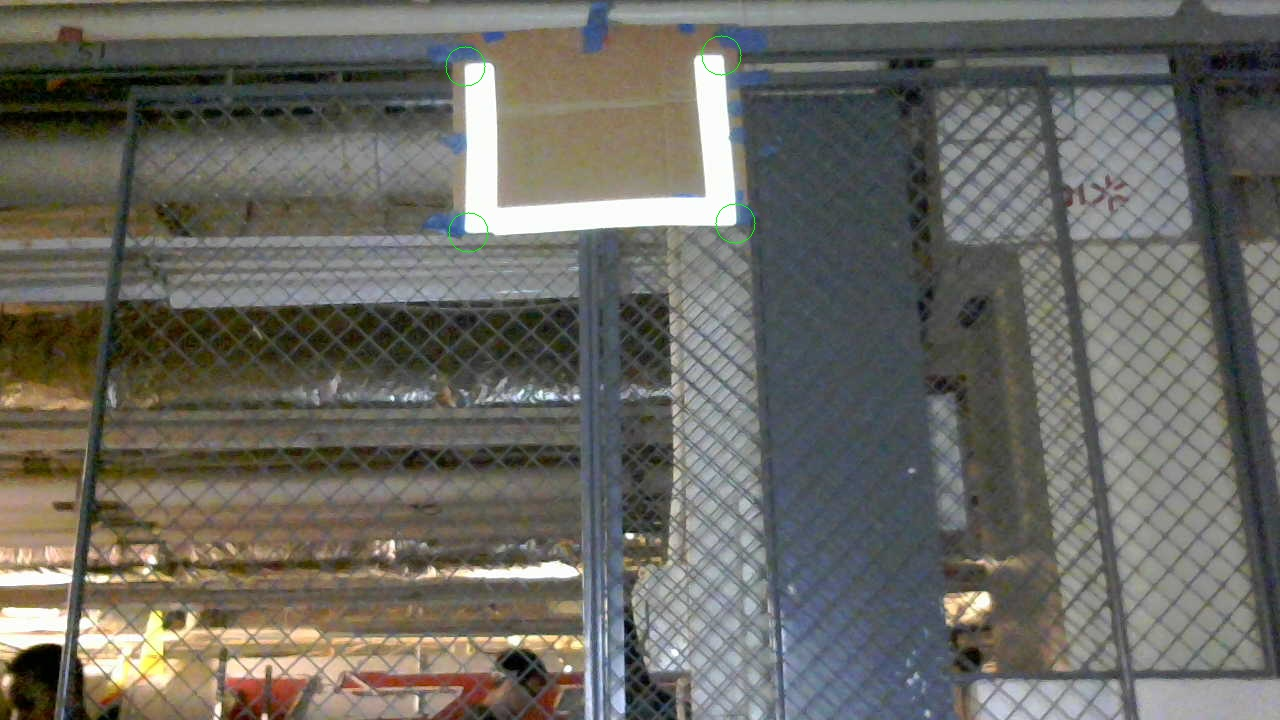
#> input picture PyScripts/Pics/hello.jpg, 1280 x 720 px; its folder holds only this picture in this run
$ python -i getData.py   (imports and definitions only)
#> lines starting #> are read from the running program, lines starting #| are printed output that depends on the picture; after the words box and inside, x2 and y2 are one past the last pixel; in counts of white or black regions, pixels touching at a corner belong together
# getData.py

import numpy as np
import cv2
import glob, os

# Give the name of the folder where the pics are
DATA_FOLDER = "../graphics/directAtWall"

LOW_WHITE = np.array([0,0,250])
HIGH_WHITE = np.array([0,0,255])

KNOWN_DISTANCE = 0.5

# getFileNames : String -> Listof Strings
def getFileNames(DATA_FOLDER):
    cwd = os.getcwd()
    os.chdir(DATA_FOLDER)
    files = []
    for file in glob.glob("*.png"):
        files.append(DATA_FOLDER+"/"+file.lower())
    os.chdir(cwd)
    return files

# readImage : String -> Scaled Color Image
def readImage(filename):

    img = cv2.imread(filename)

    max_scaled_width = 800
    max_scaled_height = 800

    scale = min(max_scaled_width / len(img[0]) , max_scaled_height / len(img))
    return cv2.resize(img, (round(len(img[0]) * scale),round(len(img) * scale)))

# bit_color : BGR image, HSV colors -> Binary Image
def bit_color(image, color_low, color_high) :
    hsv = cv2.cvtColor (image, cv2.COLOR_BGR2HSV)
    mask = cv2.inRange (hsv, color_low, color_high)
    #ret,thresh = cv2.threshold(mask,0,255,0)
    return (mask)

# getLargestContour : Binary Image -> Numpy Array of Points
def getLargestContour(binImage):
    # Depending on your version of opencv and python, findContours either returns
    # (im, contours, hierarchy), or just (contours, hierarchy)
    # in both cases, contours is second to last.
    contours_tuple = cv2.findContours(binImage,cv2.RETR_TREE,cv2.CHAIN_APPROX_SIMPLE)
    contours = contours_tuple[-2] # get second to last item
    contours = max(contours, key=cv2.contourArea)
    return contours

# Squeezed NumpyArray -> NumpyArray
def order_points(pts):

    rect = np.zeros((4, 2), dtype = "float32")

    # the top-left point will have the smallest sum, whereas
    # the bottom-right point will have the largest sum
    s = pts.sum(axis = 1)
    rect[0] = pts[np.argmin(s)]
    rect[2] = pts[np.argmax(s)]

    pts = np.delete(pts, [np.argmin(s), np.argmax(s)], 0)

    # now, compute the difference between the points, the
    # top-right point will have the smallest difference,
    # whereas the bottom-left will have the largest difference
    diff = np.diff(pts, axis = 1)
    rect[1] = pts[np.argmin(diff)]
    rect[3] = pts[np.argmax(diff)]

    # return the ordered coordinates
    return rect

# getCorners : Binary Image (mask) -> Four points(corners) in order
#                                    (TopLeft, TopRight, BottomRight, BottomLeft)
def getCorners(binImage):
    contour = getLargestContour(binImage)
    convexHull = cv2.convexHull(contour)
    tolerance = 1
    i = 0
    while True:
        corners = cv2.approxPolyDP(convexHull, tolerance, True)
        if len(corners) > 4:
            tolerance += 1
        elif tolerance > 1 and len(corners) < 4:
            tolerance -= 1
        elif len(corners) == 4:
            return order_points(np.squeeze(corners))
        if i > 10:
            raise
            return(np.squeeze(np.array([[0,0],[0,0],[0,0],[0,0]])))
        i += 1

# getAvgHeightandWidth : BinaryImage -> (avgHeight, avgWidth)
def getAvgHeightandWidth(image):

    tl, tr, br, bl = getCorners(image)

    left_height = bl[1] - tl[1]
    right_height = br[1] - tr[1]

    bottom_width = br[0] - bl[0]
    top_width    = tr[0] - tl[0]

    center = ((tl[0] + tr[0] + bl[0] + br[0])/4,(tl[1] + tr[1] + bl[1] + br[1])/4)

    height = (left_height + right_height) / 2
    width = (top_width + bottom_width) / 2

    return height,width,center

# makePortrait : Image -> Image
# rotates the image to the right 90 degrees
# to put it in portrait view
def makePortrait(img):
    height = len(img)
    width = len(img[0])
    if width > height:
        return cv2.transpose(img)
    else:
        return img

def getDataFor(filename):
    img = makePortrait(readImage(filename))
#> in readImage, img is the input picture: shape (720, 1280, 3); mean B, G, R 98.1, 104.9, 106.2
#> in readImage, `scale = min(max_scaled_width / len(img[0]) , max_scaled_height / len(i..`: scale = 0.625
#> in makePortrait, `height = len(img)`: height = 450
#> in makePortrait, `width = len(img[0])`: width = 800
#> in makePortrait, `return cv2.transpose(img)`:
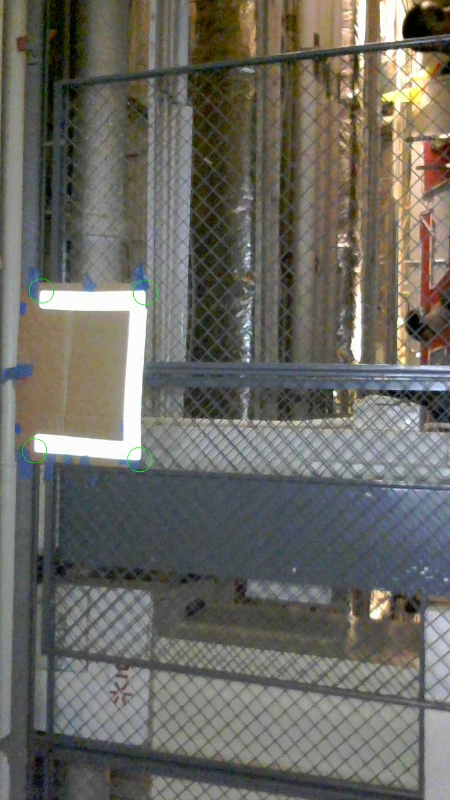
#> returned value: shape (800, 450, 3); mean of channels 0, 1, 2 98, 104.8, 106.1; drawn as B, G, R

    mask = bit_color(img, LOW_WHITE, HIGH_WHITE)
#> in bit_color, `hsv = cv2.cvtColor (image, cv2.COLOR_BGR2HSV)`: hsv: shape (800, 450, 3); mean H, S, V 55.9, 46.7, 111.6
#> in bit_color, `mask = cv2.inRange (hsv, color_low, color_high)`:
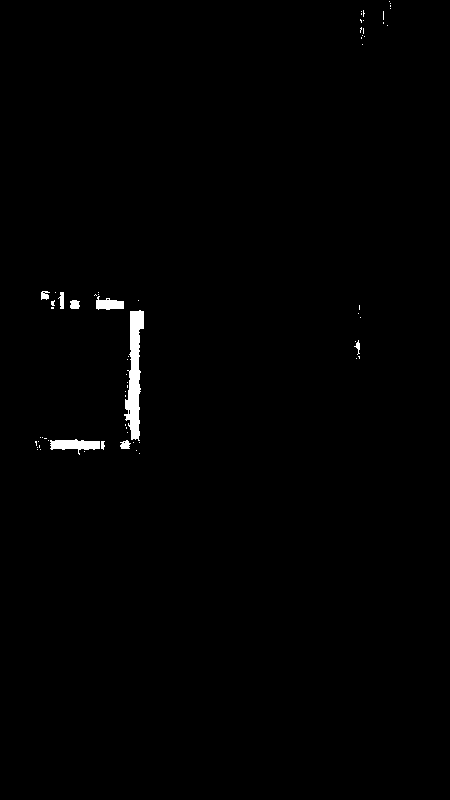
#> mask: shape (800, 450); 0.72% white; 65 white regions (56 under 20 px)

    data = getAvgHeightandWidth(mask)
#> in getLargestContour, `contours_tuple = cv2.findContours(binImage,cv2.RETR_TREE,cv2.CHAIN_APP..`: contours_tuple = 69 contours, 61 with area under 20; largest, box (x1, y1, x2, y2) and area: (124, 310, 144, 441) 1262, (50, 439, 100, 455) 385, (96, 296, 124, 310) 225, (70, 300, 80, 309) 61, (120, 440, 131, 449) 54, (58, 292, 64, 309) 47, (41, 291, 50, 300) 42, (354, 340, 360, 355) 20
#> in getLargestContour, `contours = contours_tuple[-2]`: contours has the same summary as contours_tuple
#> in getLargestContour, `contours = max(contours, key=cv2.contourArea)`: contours = contour of 119 points, box (x1, y1, x2, y2) (124, 310, 144, 441), area 1262
#> in getCorners, `contour = getLargestContour(binImage)`: contour has the same summary as contours in getLargestContour
#> in getCorners, `convexHull = cv2.convexHull(contour)`: convexHull = contour of 11 points, box (x1, y1, x2, y2) (124, 310, 144, 441), area 1832
#> the loop in getCorners, `while True:` made 6 passes
#> (corners, s in order_points, pts in order_points, diff in order_points) on pass 6: ([[140, 310], [138, 440], [124, 414], [130, 311]], [450, 578, 538, 441], [[140, 310], [124, 414]], [170, 290])
#> after the loop in getCorners, `while True:`: i = 5; tolerance = 6
#> in getAvgHeightandWidth, `tl, tr, br, bl = getCorners(image)`: tl = [130, 311]; tr = [140, 310]; br = [138, 440]; bl = [124, 414]
#> in getAvgHeightandWidth, `left_height = bl[1] - tl[1]`: left_height = 103
#> in getAvgHeightandWidth, `right_height = br[1] - tr[1]`: right_height = 130
#> in getAvgHeightandWidth, `bottom_width = br[0] - bl[0]`: bottom_width = 14
#> in getAvgHeightandWidth, `top_width    = tr[0] - tl[0]`: top_width = 10
#> in getAvgHeightandWidth, `center = ((tl[0] + tr[0] + bl[0] + br[0])/4,(tl[1] + tr[1] + bl[1] + b..`: center = (133, 368.8)
#> in getAvgHeightandWidth, `height = (left_height + right_height) / 2`: height = 116.5
#> in getAvgHeightandWidth, `width = (top_width + bottom_width) / 2`: width = 12
#> data = (116.5, 12, (133, 368.8))

    tl, tr, br, bl = getCorners(mask)
#> in getLargestContour (call 2), `contours = contours_tuple[-2]`: contours has the same summary as contours_tuple
#> after the loop in getCorners, `while True:`: i = 5; tolerance = 6
#> tl = [130, 311]; tr = [140, 310]; br = [138, 440]; bl = [124, 414]

    cv2.putText(img,"H="+str(data[0]), (int(data[2][0] - 1.5 * data[1]), int(data[2][1])), cv2.FONT_ITALIC, 0.5, (0,255,255))
#> img: shape (800, 450, 3)
    #cv2.line(img, (tl[0], tl[1]), (bl[0], bl[1]), (0, 255, 255), 2)
    cv2.line(img, (tl[0], tl[1]), (tl[0], int(tl[1] + data[0])), (0, 255, 255), 2)
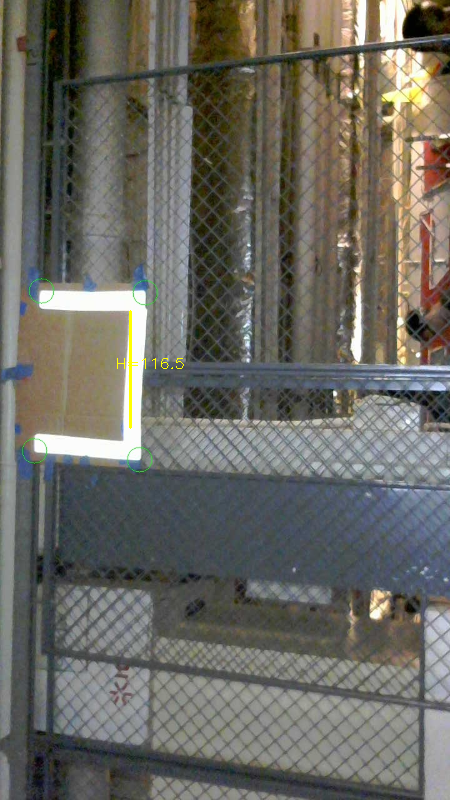
#> img: shape (800, 450, 3); mean of channels 0, 1, 2 97.8, 104.8, 106.2; drawn as B, G, R

    cv2.putText(img,"W="+str(data[1]), (int(data[2][0]), int(data[2][1] + data[0])), cv2.FONT_ITALIC, 0.5, (255,255,0))
#> img: shape (800, 450, 3); 0.04% of pixels changed, all inside (x1, y1, x2, y2) = (134, 475, 193, 486)
    cv2.line(img, (bl[0], bl[1]), (int(bl[0] + data[1]), bl[1]), (255, 255, 0), 2)
#> img: shape (800, 450, 3); mean of channels 0, 1, 2 97.8, 104.9, 106.1


    cv2.imshow(filename, img)
    cv2.waitKey(0)
    cv2.destroyAllWindows()
    return(data)

files = getFileNames(DATA_FOLDER)
# [7 lines not run here, left out]

>>> result = getDataFor('Pics/hello.jpg')
#> result = (116.5, 12, (133, 368.8))
